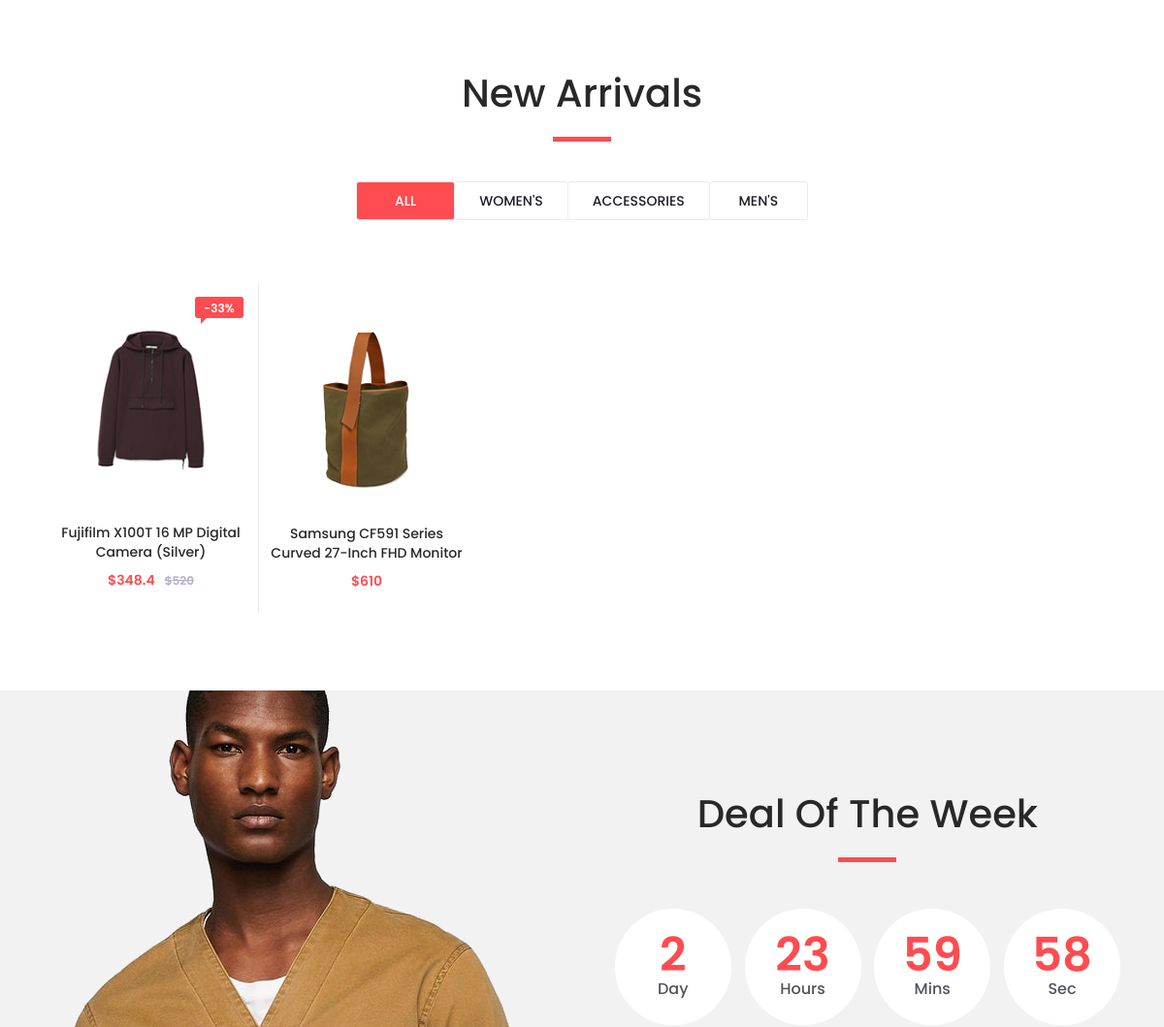
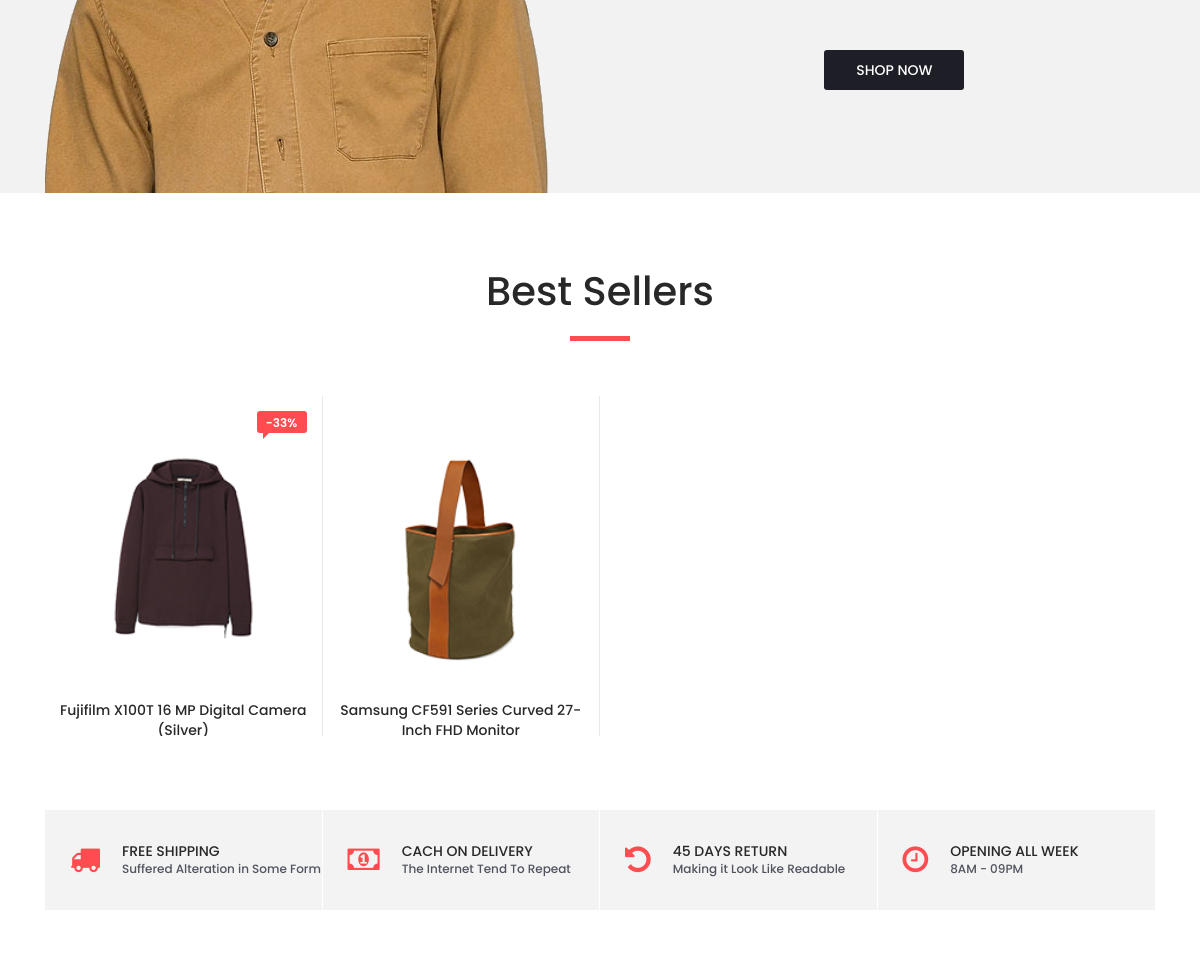
/ (middle part), run on an earlier commit of the app's database (2 pictures, top to bottom).
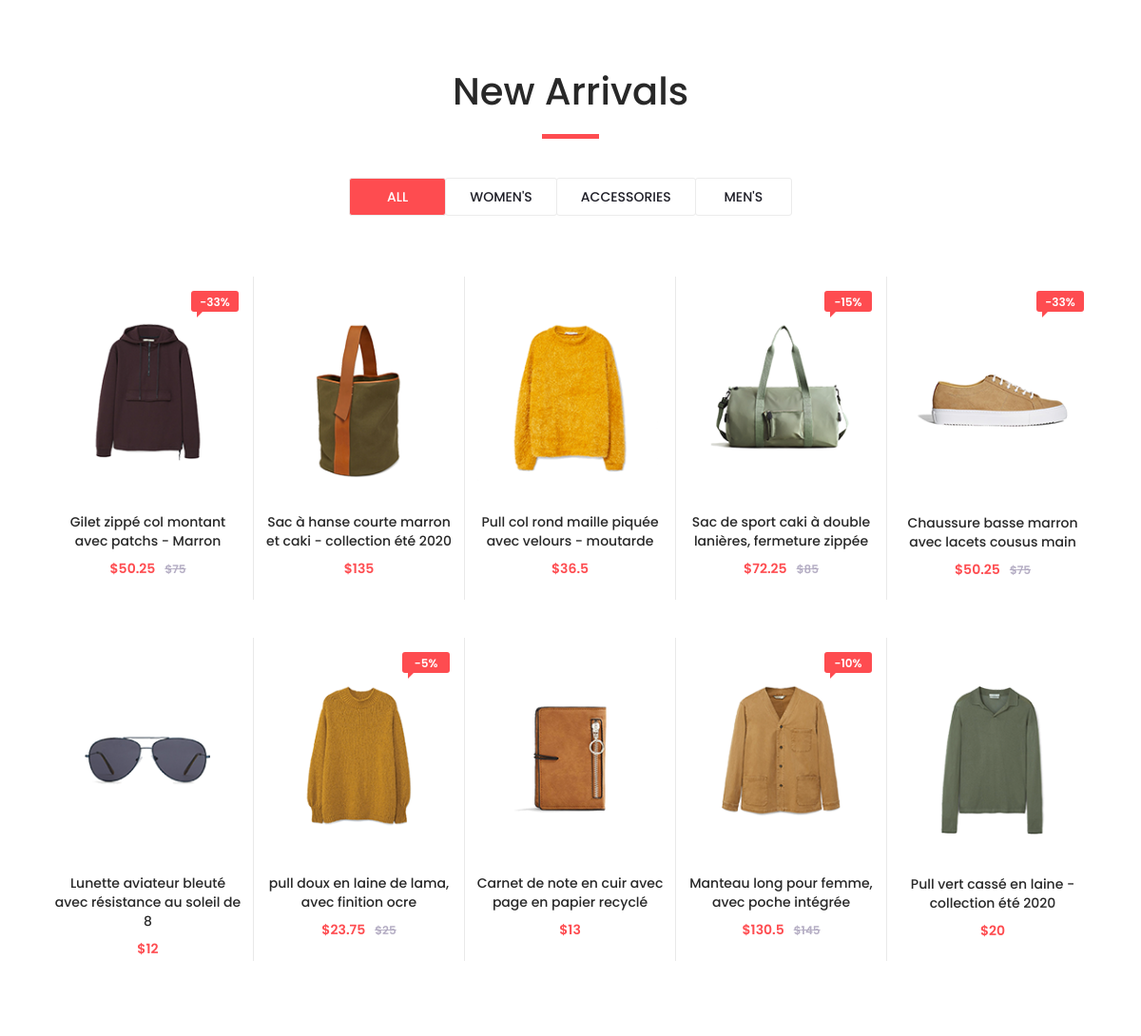
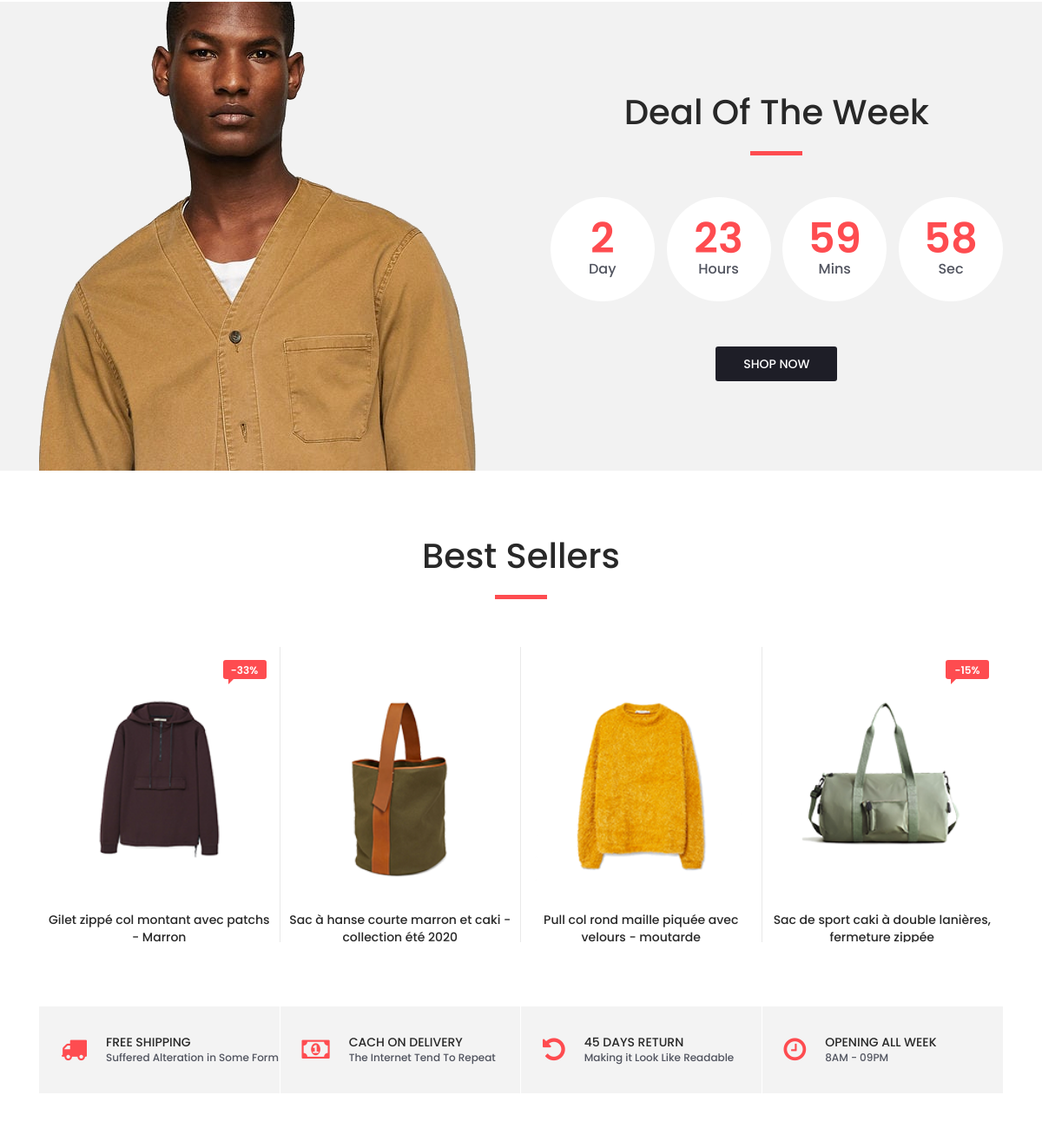
And on a later commit of the database (2 pictures, top to bottom).
### tables this page shows
CREATE TABLE IF NOT EXISTS `product` (
  `id` int(11) NOT NULL AUTO_INCREMENT,
  `name` varchar(255) NOT NULL,
  `price` double NOT NULL,
  `image` varchar(255) NOT NULL,
  `reduction` int(11) DEFAULT NULL,
  `genre` varchar(255) NOT NULL,
  PRIMARY KEY (`id`)
);

### test.php (the view, shortened to what this page needs)
<?php
function ShowProduct($BestSellers)
{
    $mysqli = new mysqli('localhost', 'root', '', 'e-boutique');
    $mysqli->set_charset("utf8");
    $requete = 'SELECT * FROM product';
    $resultat = $mysqli->query($requete);
    while ($product = $resultat->fetch_assoc()) {
?>
        <?php if ($BestSellers == "slider") { ?>
            <div class="owl-item product_slider_item">
                <div class="product-item">
                    <div class="product discount">
                        <div class="product_image">
                            <?php echo '<img src="images/' . $product['image'] . '" alt=' . $product['image'] . '>'; ?>
                        </div>
                        <?php if (is_null($product['reduction']) || $product['reduction'] == 0) {
                            echo '<div class="favorite favorite_right"></div>'; ?>
                            <div class="product_info">
                                <h6 class="product_name"><a  > <?php echo $product['name']; ?> </a></h6>
                            </div>
                        <?php } else {
                            echo '<div class="product_bubble product_bubble_right product_bubble_red d-flex flex-column align-items-center">
            <span>-' . $product['reduction'] . '%</span></div>'; ?>
                            <div class="product_info">
                                <h6 class="product_name"><a  > <?php echo $product['name']; ?> </a></h6>
                            </div>
                        <?php
                        }
                        ?>
                    </div>
                </div>
            <?php echo '</div>';
        } else { ?>
                <?php echo '<div class="product-item ' . $product['genre'] . '">'; ?>
                <div class="product discount product_filter">
                    <div class="product_image">
                        <?php echo '<img src="images/' . $product['image'] . '" alt=' . $product['image'] . '>'; ?>
                    </div>
                    <?php if (is_null($product['reduction']) || $product['reduction'] == 0) {
                        echo '<div class="favorite favorite_right"></div>'; ?>
                        <div class="product_info">
                            <h6 class="product_name"><a  > <?php echo $product['name']; ?> </a></h6>
                            <div class="product_price">
                                <?php
                                echo '$' . $product['price'];
                                ?>
                            </div>
                        </div>
                    <?php } else {
                        echo '<div class="product_bubble product_bubble_right product_bubble_red d-flex flex-column align-items-center">
                        <span>-' . $product['reduction'] . '%</span></div>'; ?>
                        <div class="product_info">
                            <h6 class="product_name"><a  > <?php echo $product['name']; ?> </a></h6>
                            <div class="product_price">
                                <?php
                                echo '$' . ($product['price'] * (1 - $product['reduction'] / 100)) . '<span>$' . $product['price'] . '</span>';
                                ?>
                            </div>
                        </div>
                    <?php
                    }
                    ?>
                </div>
            </div>
        <?php
        }
        ?>
<?php
    }
}
?>

### index.php (shortened to what this page needs)
<?php session_start();
include_once("test.php");
?>
<!DOCTYPE html>
<html lang="en">
<head>
    <link rel="stylesheet" href="https://maxcdn.bootstrapcdn.com/bootstrap/4.0.0/css/bootstrap.min.css">
    <link href="plugins/font-awesome-4.7.0/css/font-awesome.min.css" rel="stylesheet" type="text/css">
    <link rel="stylesheet" type="text/css" href="plugins/OwlCarousel2-2.2.1/owl.carousel.css">
    <link rel="stylesheet" type="text/css" href="plugins/OwlCarousel2-2.2.1/owl.theme.default.css">
    <link rel="stylesheet" type="text/css" href="plugins/OwlCarousel2-2.2.1/animate.css">
    <link rel="stylesheet" type="text/css" href="styles/main_styles.css">
    <link rel="stylesheet" type="text/css" href="styles/responsive.css">
</head>
<body>
    <div class="super_container">
        <div class="new_arrivals">
            <div class="container">
                <div class="row">
                    <div class="col text-center">
                        <div class="section_title new_arrivals_title">
                            <h2>New Arrivals</h2>
                        </div>
                    </div>
                </div>
                <div class="row align-items-center">
                    <div class="col text-center">
                        <div class="new_arrivals_sorting">
                            <ul class="arrivals_grid_sorting clearfix button-group filters-button-group">
                                <li class="grid_sorting_button button d-flex flex-column justify-content-center align-items-center active is-checked" data-filter="*">all
                                </li>
                                <li class="grid_sorting_button button d-flex flex-column justify-content-center align-items-center" data-filter=".women">women's
                                </li>
                                <li class="grid_sorting_button button d-flex flex-column justify-content-center align-items-center" data-filter=".accessories">accessories
                                </li>
                                <li class="grid_sorting_button button d-flex flex-column justify-content-center align-items-center" data-filter=".men">men's
                                </li>
                            </ul>
                        </div>
                    </div>
                </div>
                <div class="row">
                    <div class="col">
                        <div class="product-grid" data-isotope='{ "itemSelector": ".product-item", "layoutMode": "fitRows" }'>
                            <?php ShowProduct("arrivals"); ?>
                        </div>
                    </div>
                </div>
            </div>
        </div>
        <div class="deal_ofthe_week">
            <div class="container">
                <div class="row align-items-center">
                    <div class="col-lg-6">
                        <div class="deal_ofthe_week_img">
                            <img src="images/deal_ofthe_week.png" alt="">
                        </div>
                    </div>
                    <div class="col-lg-6 text-right deal_ofthe_week_col">
                        <div class="deal_ofthe_week_content d-flex flex-column align-items-center float-right">
                            <div class="section_title">
                                <h2>Deal Of The Week</h2>
                            </div>
                            <ul class="timer">
                                <li class="d-inline-flex flex-column justify-content-center align-items-center">
                                    <div id="day" class="timer_num">03</div>
                                    <div class="timer_unit">Day</div>
                                </li>
                                <li class="d-inline-flex flex-column justify-content-center align-items-center">
                                    <div id="hour" class="timer_num">15</div>
                                    <div class="timer_unit">Hours</div>
                                </li>
                                <li class="d-inline-flex flex-column justify-content-center align-items-center">
                                    <div id="minute" class="timer_num">45</div>
                                    <div class="timer_unit">Mins</div>
                                </li>
                                <li class="d-inline-flex flex-column justify-content-center align-items-center">
                                    <div id="second" class="timer_num">23</div>
                                    <div class="timer_unit">Sec</div>
                                </li>
                            </ul>
                            <div class="red_button deal_ofthe_week_button"><a href="#">shop now</a></div>
                        </div>
                    </div>
                </div>
            </div>
        </div>
        <div class="best_sellers">
            <div class="container">
                <div class="row">
                    <div class="col text-center">
                        <div class="section_title new_arrivals_title">
                            <h2>Best Sellers</h2>
                        </div>
                    </div>
                </div>
                <div class="row">
                    <div class="col">
                        <div class="product_slider_container">
                            <div class="owl-carousel owl-theme product_slider">
                                <?php ShowProduct("slider"); ?>
                            </div>
                        </div>
                    </div>
                </div>
            </div>
        </div>
        <div class="benefit">
            <div class="container">
                <div class="row benefit_row">
                    <div class="col-lg-3 benefit_col">
                        <div class="benefit_item d-flex flex-row align-items-center">
                            <div class="benefit_icon"><i class="fa fa-truck" aria-hidden="true"></i></div>
                            <div class="benefit_content">
                                <h6>free shipping</h6>
                                <p>Suffered Alteration in Some Form</p>
                            </div>
                        </div>
                    </div>
                    <div class="col-lg-3 benefit_col">
                        <div class="benefit_item d-flex flex-row align-items-center">
                            <div class="benefit_icon"><i class="fa fa-money" aria-hidden="true"></i></div>
                            <div class="benefit_content">
                                <h6>cach on delivery</h6>
                                <p>The Internet Tend To Repeat</p>
                            </div>
                        </div>
                    </div>
                    <div class="col-lg-3 benefit_col">
                        <div class="benefit_item d-flex flex-row align-items-center">
                            <div class="benefit_icon"><i class="fa fa-undo" aria-hidden="true"></i></div>
                            <div class="benefit_content">
                                <h6>45 days return</h6>
                                <p>Making it Look Like Readable</p>
                            </div>
                        </div>
                    </div>
                    <div class="col-lg-3 benefit_col">
                        <div class="benefit_item d-flex flex-row align-items-center">
                            <div class="benefit_icon"><i class="fa fa-clock-o" aria-hidden="true"></i></div>
                            <div class="benefit_content">
                                <h6>opening all week</h6>
                                <p>8AM - 09PM</p>
                            </div>
                        </div>
                    </div>
                </div>
            </div>
        </div>
    </div>
</body>
</html>

What changed in the data, as far as the page shows it:
changed product: name "Fujifilm X100T 16 MP Digital Camera (Silver)" → "Gilet zippé col montant avec patchs - Marron"; $product['price'] * (1 - $product['reduction'] / 100) "348.4" → "50.25"; price "520" → "75"
changed product: name "Samsung CF591 Series Curved 27-Inch FHD Monitor" → "Sac à hanse courte marron et caki - collection été 2020"; price "610" → "135"
added product: image (picture), name "Pull col rond maille piquée avec velours - moutarde", price "36.5"
added product: image (picture), reduction "15", name "Sac de sport caki à double lanières, fermeture zippée", $product['price'] * (1 - $product['reduction'] / 100) "72.25", price "85"
added product: image (picture), reduction "33", name "Chaussure basse marron avec lacets cousus main", $product['price'] * (1 - $product['reduction'] / 100) "50.25", price "75"
added product: image (picture), name "Lunette aviateur bleuté avec résistance au soleil de 8", price "12"
added product: image (picture), reduction "5", name "pull doux en laine de lama, avec finition ocre", $product['price'] * (1 - $product['reduction'] / 100) "23.75", price "25"
added product: image (picture), name "Carnet de note en cuir avec page en papier recyclé", price "13"
added product: image (picture), reduction "10", name "Manteau long pour femme, avec poche intégrée", $product['price'] * (1 - $product['reduction'] / 100) "130.5", price "145"
added product: image (picture), name "Pull vert cassé en laine - collection été 2020", price "20"
